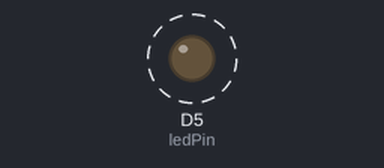
The sketch below on a simulated ESP8266 (NodeMCU). Parts: output pins drawn as LEDs (lit = HIGH). Dashed ring = blinking.

Above: at 0.5 s.
Timing chart, 0 to 4.6 s (numbered marks = the images above):
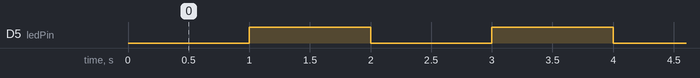

Measured:
- by itself, D5 (ledPin): alternates HIGH for 1.0 s and LOW for 1.0 s

The sketch:

LED_Blinking_Using_Timer.ino
```cpp
const int ledPin = D5;
int ledState = LOW;

unsigned long previousMillis = 0;
const long interval = 1000;

void setup()
{
  pinMode(ledPin, OUTPUT);
}

void loop()
{
    unsigned long currentMillis = millis();

  if (currentMillis - previousMillis >= interval)
  {
    previousMillis = currentMillis;
    if (ledState == LOW)
    {
      ledState = HIGH;
    }
    else
    {
      ledState = LOW;
    }
    digitalWrite(ledPin, ledState);
  }
}
```
